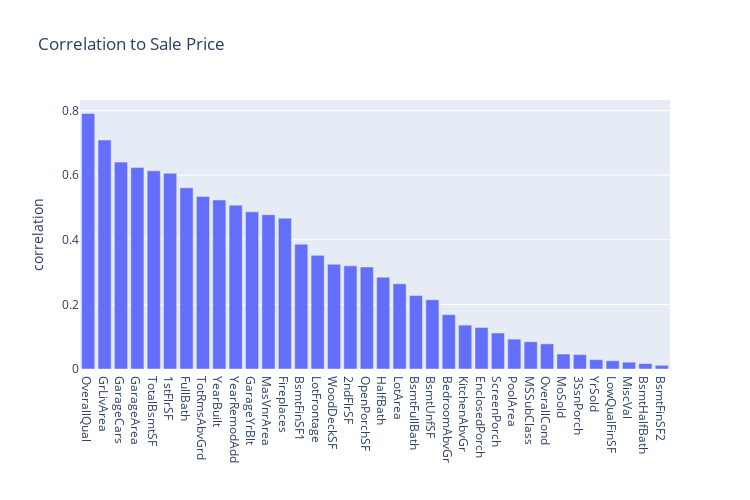

Notebook code cell kept with this figure:
### Code cell
#lets visualize the correlation to sale price using barchart 
#here, no normalized correlation matrix needed

data = go.Bar(x=df_corrwith.index, 
              y=df_corrwith.values )
       
layout = go.Layout(title = 'Correlation to Sale Price', 
                   xaxis = dict(title = ''), 
                   yaxis = dict(title = 'correlation'),
                   autosize=False, width=750, height=500,)

fig = dict(data = [data], layout = layout)
iplot(fig)

### Figure 1 — Plotly figure (JSON) as saved in the notebook; plotly's stock layout.template omitted (floating-point values rounded to 4 significant figures)
{"data": [{"type": "bar", "x": ["OverallQual", "GrLivArea", "GarageCars", "GarageArea", "TotalBsmtSF", "1stFlrSF", "FullBath", "TotRmsAbvGrd", "YearBuilt", "YearRemodAdd", "GarageYrBlt", "MasVnrArea", "Fireplaces", "BsmtFinSF1", "LotFrontage", "WoodDeckSF", "2ndFlrSF", "OpenPorchSF", "HalfBath", "LotArea", "BsmtFullBath", "BsmtUnfSF", "BedroomAbvGr", "KitchenAbvGr", "EnclosedPorch", "ScreenPorch", "PoolArea", "MSSubClass", "OverallCond", "MoSold", "3SsnPorch", "YrSold", "LowQualFinSF", "MiscVal", "BsmtHalfBath", "BsmtFinSF2"], "y": [0.791, 0.7086, 0.6404, 0.6234, 0.6136, 0.6059, 0.5607, 0.5337, 0.5229, 0.5071, 0.4864, 0.4775, 0.4669, 0.3864, 0.3518, 0.3244, 0.3193, 0.3159, 0.2841, 0.2638, 0.2271, 0.2145, 0.1682, 0.1359, 0.1286, 0.1114, 0.0924, 0.08428, 0.07786, 0.04643, 0.04458, 0.02892, 0.02561, 0.02119, 0.01684, 0.01138]}], "layout": {"autosize": false, "height": 500, "title": {"text": "Correlation to Sale Price"}, "width": 750, "xaxis": {"title": {"text": ""}}, "yaxis": {"title": {"text": "correlation"}}}}
